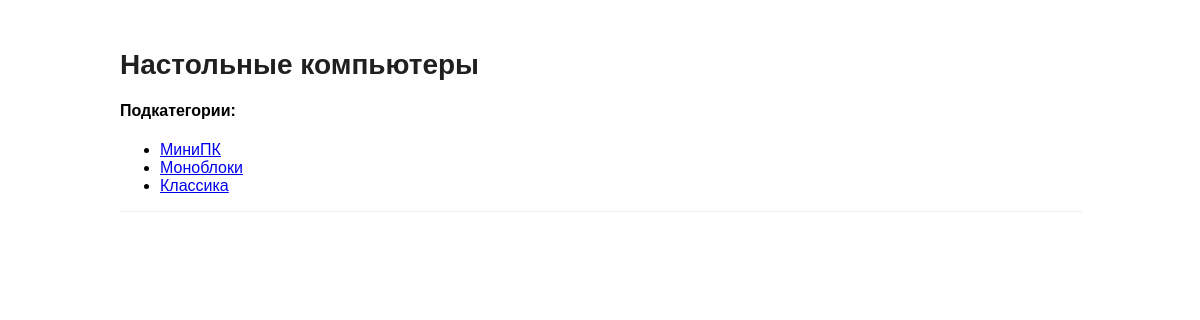
Before: /category/laptops/ with the older database file.
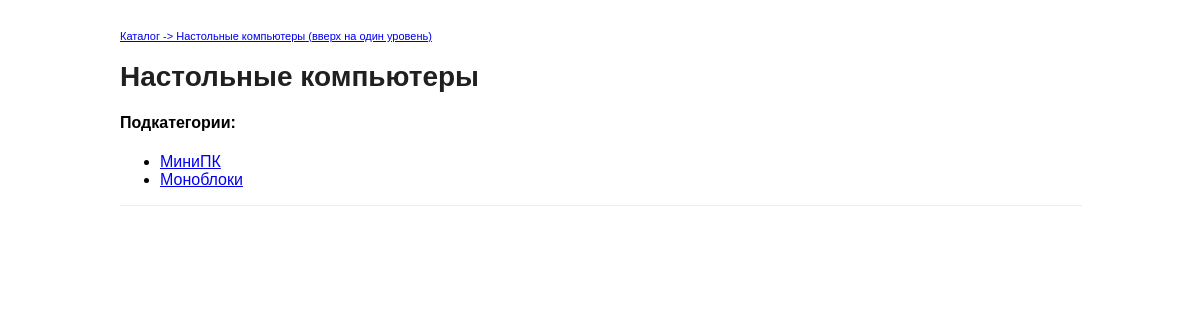
After: the same page with the newer database file.
### catalog/models.py (models this page shows)
class Category(models.Model):
    title = models.CharField(max_length=100)
    slug = models.SlugField(max_length=50, unique=True)
    parent_category = models.ForeignKey(
        'self', blank=True, null=True, related_name='subcategories', on_delete=models.SET_NULL)
    class Meta:
        verbose_name_plural = 'categories'
    def __str__(self):
        full_title = [self.title]
        parent = self.parent_category
        while parent:
            full_title.append(parent.title)
            parent = parent.parent_category
        return ' -> '.join(full_title[::-1])
    def get_absolute_url(self):
        return reverse('category_url', args=(self.slug,))

### catalog/views.py (the view)
# urls.py: path('category/<str:slug>/', CategoryDetailView.as_view(), name='category_url'),
class CategoryDetailView(DetailView):
    model = Category
    template_name = 'catalog/products_list.html'
    slug_url_kwarg = 'slug'
    query_pk_and_slug = True

### catalog/templates/catalog/products_list.html (shortened to what this page needs)
{% extends 'base.html' %}
{% block header %}
    {% if category.parent_category %}
    <div class="header__breadcrumbs">
        <a href="{{ category.parent_category.get_absolute_url }}">
        {{ category }} (вверх на один уровень)
        </a>
    </div>
    {% endif %}
    <h1 class="header__title">{{ category.title }}</h1>
    {% if category.subcategories.all %}
        <h4>Подкатегории:</h4>
        <ul>
            {% for subcategory in category.subcategories.all %}
                <li><a href="{{ subcategory.get_absolute_url }}">{{ subcategory.title }}</a></li>
            {% endfor %}
        </ul>
    {%  endif %}
{% endblock %}

### templates/base.html (shortened to what this page needs)
{% load static %}
<!DOCTYPE html>
<html lang="en">
<head>
    <link rel="stylesheet" href="{% static 'css/styles.css' %}">
</head>
<body>
<div class="main">
    <header>
        {% block header %}{% endblock %}
    </header>
    <div class="content">
    </div>
</div>
</body>
</html>

### static/css/styles.css (style rules this page uses)
body { font-family: sans-serif; margin: auto; }
.main { width: 960px; margin: auto; padding: 30px 0px; }
.header__breadcrumbs { font-size: 11px; color: #404040; }
.header__title { font-size: 28px; color: #202020; }
.content { width: 100%; border-top: #eee solid 1px; border-left: #eee solid 1px; border-right: #eee solid 1px; }

Changed rows visible on the page:
removed Category: title "Классика"
changed Category "Настольные компьютеры": parent_category_id empty → 7 (drawn); title+parent_category (not shown) → "Каталог -> Настольные компьютеры"
Other visible differences:
text now shown: "(вверх на один уровень)"
